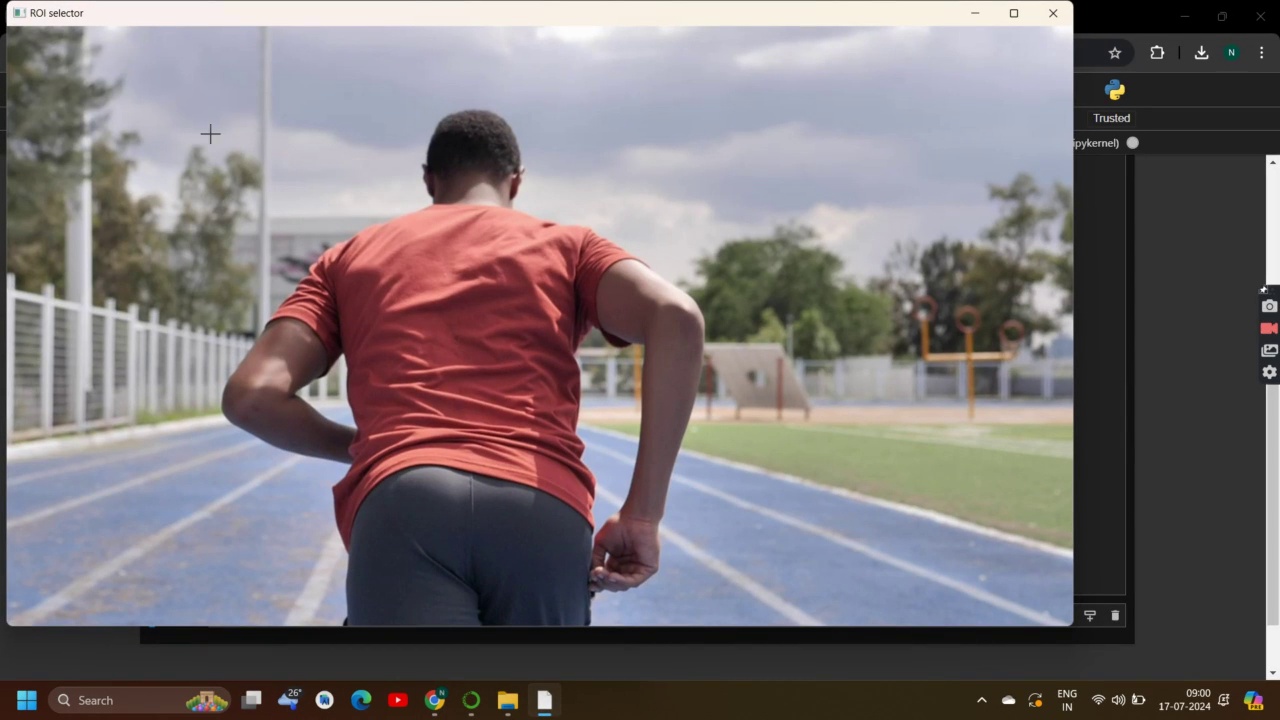
#> input picture frame 45 of co-relation video1.mp4, 1280 x 720 px, given in place of the camera
$ jupyter execute OPEN_CV_CONTOUR.ipynb
#> lines starting #> are read from the running program, lines starting #| are printed output that depends on the picture; after the words box and inside, x2 and y2 are one past the last pixel; in counts of white or black regions, pixels touching at a corner belong together
[cell 1]
import cv2
import numpy as np

[cell 2]
def python_nothing_func(x):
    pass

[cell 3]
cv2.namedWindow("window_name")
cv2.resizeWindow("window_name",600,300)
cv2.createTrackbar("th","window_name",0,255,python_nothing_func)

cv2.createTrackbar("lb","window_name",0,255,python_nothing_func)
cv2.createTrackbar("lg","window_name",0,255,python_nothing_func)
cv2.createTrackbar("lr","window_name",0,255,python_nothing_func)

cv2.createTrackbar("hb","window_name",255,255,python_nothing_func)
cv2.createTrackbar("hg","window_name",255,255,python_nothing_func)
cv2.createTrackbar("hr","window_name",255,255,python_nothing_func)

cap=cv2.VideoCapture(0)
while cap.isOpened():
    r,frame=cap.read()
#> frame is the input picture: shape (720, 1280, 3); mean B, G, R 119, 115.8, 122.6
    if r==True:


        frame=cv2.flip(frame,1)
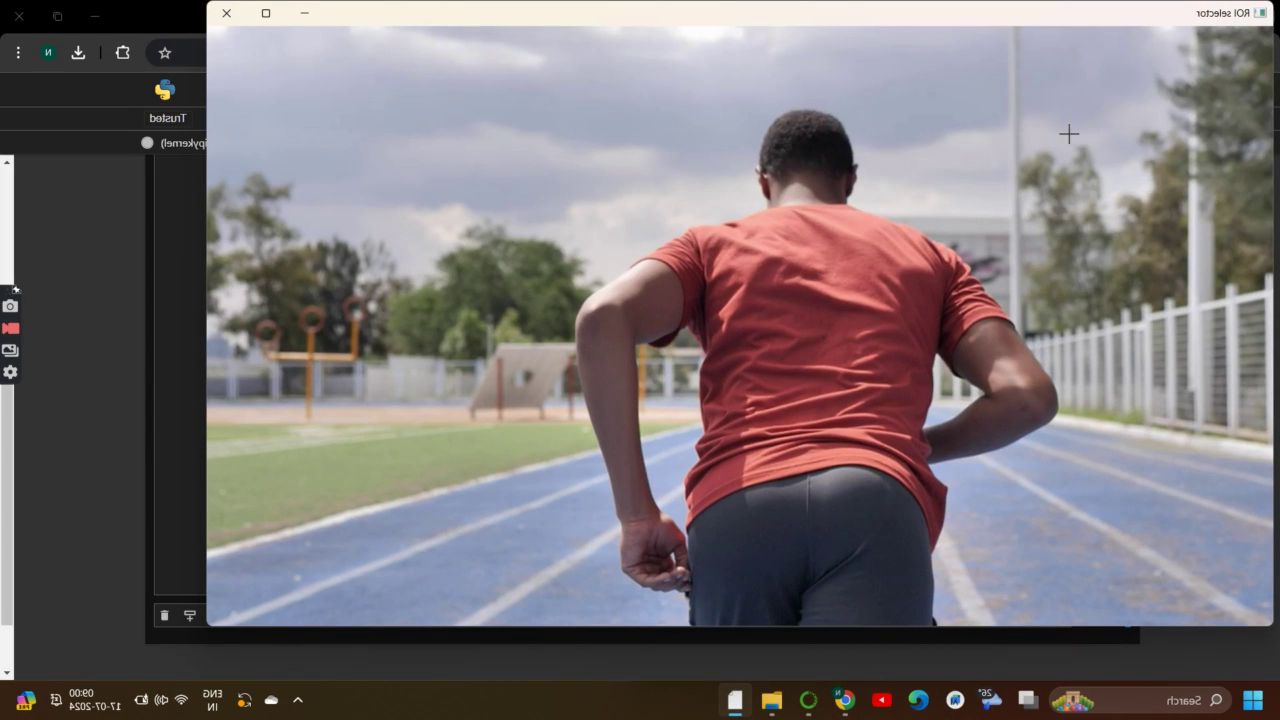
#> frame: shape (720, 1280, 3); mean B, G, R 119, 115.8, 122.6
        frame=cv2.resize(frame,(400,400))
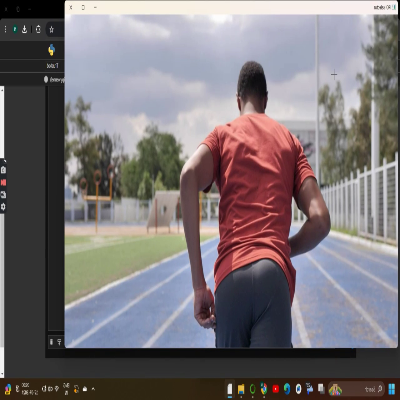
#> frame: shape (400, 400, 3); mean B, G, R 118.9, 115.7, 122.5
        hsv=cv2.cvtColor(frame,cv2.COLOR_BGR2HSV)
#> hsv: shape (400, 400, 3); mean H, S, V 70.4, 45.3, 131.5


        thr=cv2.getTrackbarPos("th","window_name")

        lb=cv2.getTrackbarPos("lb","window_name")
        lg=cv2.getTrackbarPos("lg","window_name")
        lr=cv2.getTrackbarPos("lr","window_name")

        hb=cv2.getTrackbarPos("hb","window_name")
        hg=cv2.getTrackbarPos("hg","window_name")
        hr=cv2.getTrackbarPos("hr","window_name")


        lower_limit=np.array([lb,lg,lr])
        upper_limit=np.array([hb,hg,hr])
        m=cv2.inRange(hsv,lower_limit,upper_limit)
#> m: shape (400, 400); every value is 255

        res=cv2.bitwise_and(frame,frame,mask=m)
        res2=cv2.bitwise_not(res)
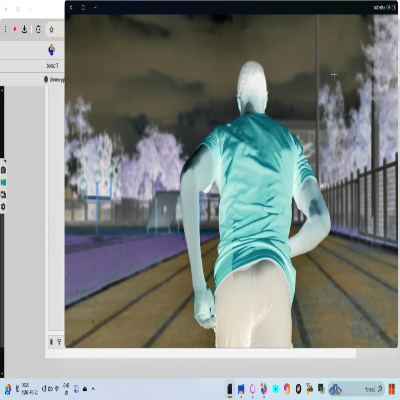
#> res2: shape (400, 400, 3); mean B, G, R 136.1, 139.3, 132.5


        _,th_img=cv2.threshold(m,thr,255,cv2.THRESH_BINARY)
        contor,hr=cv2.findContours(th_img,cv2.RETR_TREE,cv2.CHAIN_APPROX_SIMPLE)
#> contor = [[[0, 0], [0, 399], [399, 399], [399, 0]]]; hr = [[-1, -1, -1, -1]]

        cv2.drawContours(frame,contor,-1,(255,0,0),2)# blue color
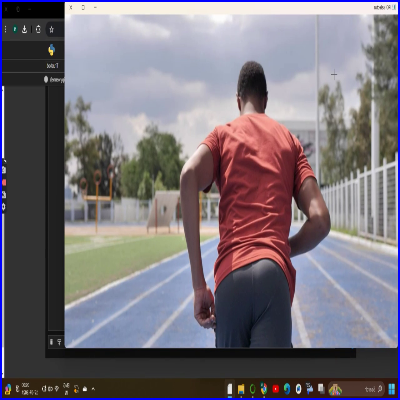
#> frame: shape (400, 400, 3); 1.99% of pixels changed, all inside (x1, y1, x2, y2) = (0, 0, 400, 400)


        cv2.imshow("thr",th_img)
        cv2.imshow("res",res)
        cv2.imshow("mask",m)
        cv2.imshow("ng",frame)
        if cv2.waitKey(25) & 0xff==ord("p"):
#> (key Esc is pressed here)
            break
    else:
        break


cap.release()
cv2.destroyAllWindows()

$ run again, starting later in the video
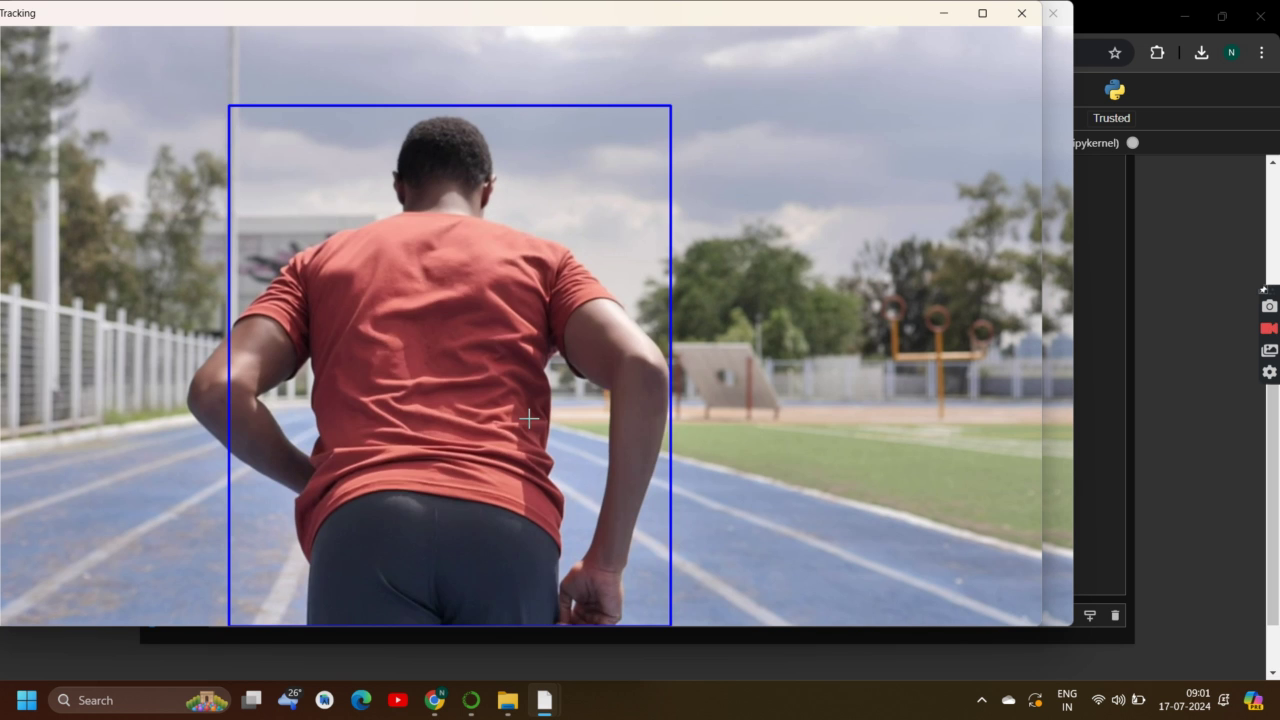
#> input picture frame 203 of co-relation video1.mp4, 1280 x 720 px, given in place of the camera
#> frame is the input picture: shape (720, 1280, 3); mean B, G, R 120.6, 116.5, 123.7
#> hsv: shape (400, 400, 3); mean H, S, V 69.4, 46.6, 133.6
#> m: shape (400, 400); every value is 255
#> `res2=cv2.bitwise_not(res)`:
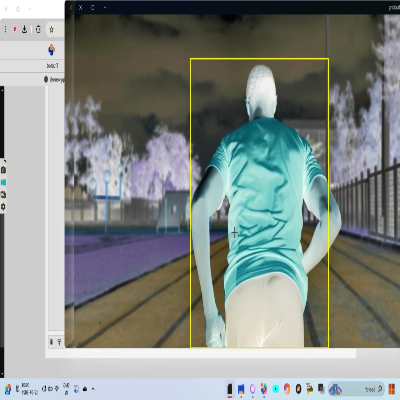
#> res2: shape (400, 400, 3); mean B, G, R 134.5, 138.7, 131.5
#> contor = [[[0, 0], [0, 399], [399, 399], [399, 0]]]; hr = [[-1, -1, -1, -1]]
#> `cv2.drawContours(frame,contor,-1,(255,0,0),2)# blue color`:
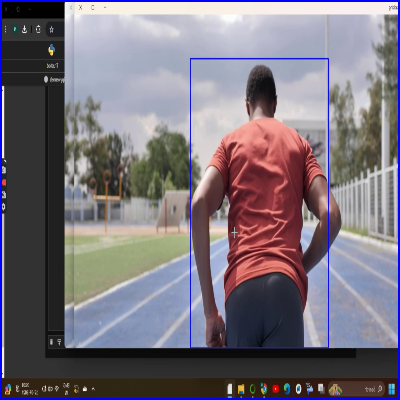
#> frame: shape (400, 400, 3); mean B, G, R 123.4, 114, 121

$ run again, starting later in the video
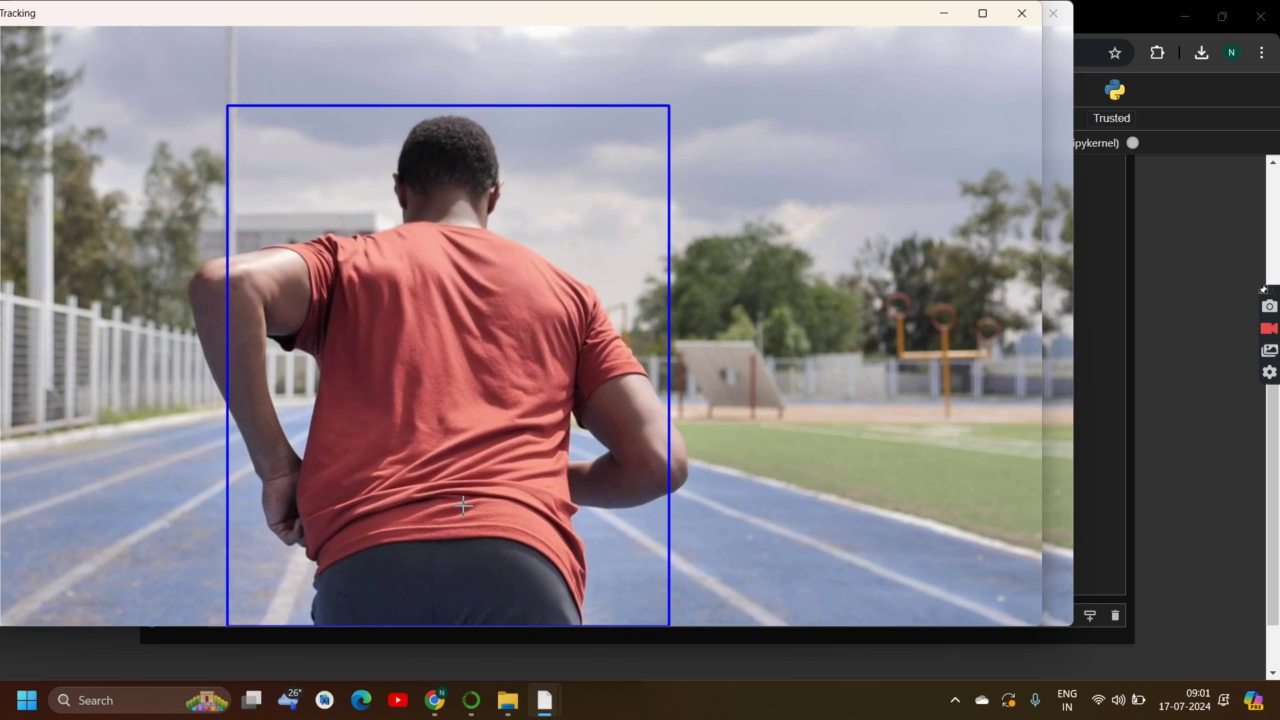
#> input picture frame 362 of co-relation video1.mp4, 1280 x 720 px, given in place of the camera
#> frame is the input picture: shape (720, 1280, 3); mean B, G, R 121.3, 117.5, 126.4
#> hsv: shape (400, 400, 3); mean H, S, V 66.3, 47, 135.9
#> m: shape (400, 400); every value is 255
#> `res2=cv2.bitwise_not(res)`:
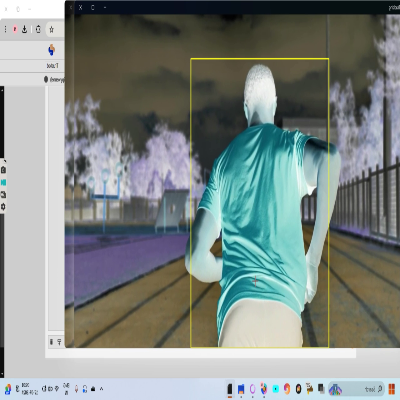
#> res2: shape (400, 400, 3); mean B, G, R 134, 137.5, 128.7
#> contor = [[[0, 0], [0, 399], [399, 399], [399, 0]]]; hr = [[-1, -1, -1, -1]]
#> `cv2.drawContours(frame,contor,-1,(255,0,0),2)# blue color`:
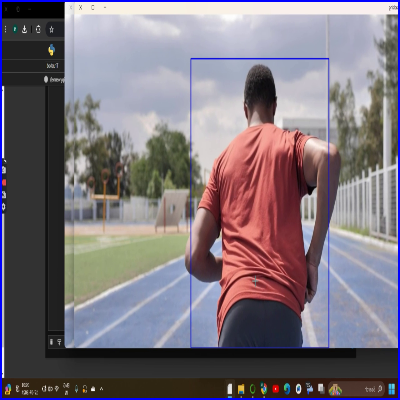
#> frame: shape (400, 400, 3); mean B, G, R 123.8, 115.1, 123.8
